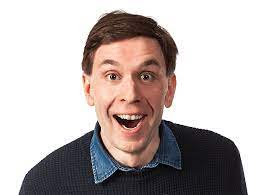
#> input picture mini_task/download (1).jpg, 258 x 195 px, found by its file name
$ jupyter execute Face_eyes_smile_detection.ipynb
#> lines starting #> are read from the running program, lines starting #| are printed output that depends on the picture; after the words box and inside, x2 and y2 are one past the last pixel; in counts of white or black regions, pixels touching at a corner belong together
[cell 1]
import cv2
from google.colab.patches import cv2_imshow

[cell 2]
input_path = "/content/download (1).jpg"
cascade_face_path = "/content/haarcascade_frontalface.xml"
path_cascade_eyes = "/content/haarcascade_eye.xml"
path_cascade_smile = "/content/haarcascade_smile.xml"

[cell 3]
def detection_face_eyes_smile(img_path, cas_face_path, cas_eyes_path, cas_smile_path):
#> called with img_path = '/content/download (1).jpg', cas_face_path = '/content/haarcascade_frontalface.xml', cas_eyes_path = '/content/haarcascade_eye.xml', cas_smile_path = '/content/haarcascade_smile.xml'
    image = cv2.imread(img_path)
#> image is the input picture: shape (195, 258, 3); mean B, G, R 175.2, 176.7, 186
    copy = image.copy()
    gray_image = cv2.cvtColor(image, cv2.COLOR_BGR2GRAY)
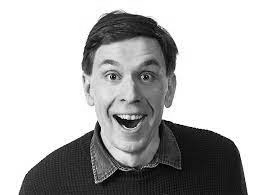
#> gray_image: shape (195, 258); min 0, max 255, mean 179.3
    har_cas_face = cv2.CascadeClassifier(cas_face_path)
    har_cas_eyes = cv2.CascadeClassifier(cas_eyes_path)
    har_cas_smile = cv2.CascadeClassifier(cas_smile_path)
    detection_face = har_cas_face.detectMultiScale(gray_image, 1.5, 8)
#> detection_face = [[70, 30, 122, 122]]
    detection_eyes = []  # Initialize the variable outside the loop
    detection_smile = []

    # face
    for box in detection_face:
        x, y, w, h = box
        cv2.rectangle(image, (x, y), (x + w, y + h), (0, 255, 255), 2)

        # crop face
        crop = gray_image[y:y + h, x:x + w]
        crop_copy = copy[y:y + h, x:x + w]
        cv2.imwrite("face_crop.jpg", crop_copy)

        detection_eyes = har_cas_eyes.detectMultiScale(crop, 1.1, 2)

        for box_eyes in detection_eyes:
            X, Y, W, H = box_eyes
            cv2.rectangle(image, (x + X, y + Y), (x + X + W, y + Y + H), (0, 255, 255), 1)

        detection_smile = har_cas_smile.detectMultiScale(crop, 1.1, 2)
        for box_smile in detection_smile:
            X, Y, W, H = box_smile
            cv2.rectangle(image, (x + X, y + Y), (x + X + W, y + Y + H), (0, 0, 255), 1)
#> this loop made 1 pass
#> (x, y, w, h, detection_eyes, detection_smile) on pass 1: (70, 30, 122, 122, [[29, 33, 26, 26], [64, 35, 23, 23]], [[32, 73, 58, 29]])
#> pass 1, in detection_face_eyes_smile, `crop = gray_image[y:y + h, x:x + w]`:
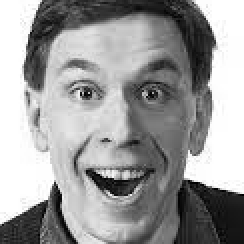
#> crop: shape (122, 122) (shown 2 times larger); min 0, max 255, mean 155
#> pass 1, in detection_face_eyes_smile, `crop_copy = copy[y:y + h, x:x + w]`:
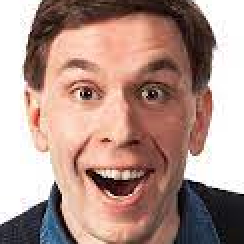
#> crop_copy: shape (122, 122, 3) (shown 2 times larger); mean B, G, R 137.9, 147.1, 177
#> after the loop:
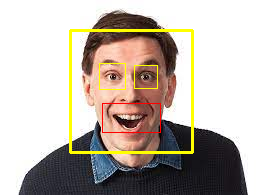
#> image: shape (195, 258, 3); 3.64% of pixels changed, all inside (x1, y1, x2, y2) = (69, 29, 194, 154)

    cv2_imshow(image)
    cv2.waitKey(0)
    cv2.destroyAllWindows()

    return detection_face, detection_eyes, detection_smile

[cell 4]
dtc = detection_face_eyes_smile(input_path, cascade_face_path, path_cascade_eyes, path_cascade_smile)
#> dtc = ([[70, 30, 122, 122]], [[29, 33, 26, 26], [64, 35, 23, 23]], [[32, 73, 58, 29]])

[cell 5]
img_path= "/content/images.jpg"
dtc = detection_face_eyes_smile(img_path, cascade_face_path, path_cascade_eyes, path_cascade_smile)
#> call 2 of detection_face_eyes_smile, with img_path = '/content/images.jpg', cas_face_path = '/content/haarcascade_frontalface.xml', cas_eyes_path = '/content/haarcascade_eye.xml', cas_smile_path = '/content/haarcascade_smile.xml'
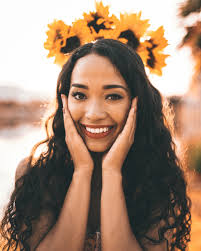
#> input picture mini_task/images.jpg, 201 x 251 px, found by its file name
#> in detection_face_eyes_smile, image is the input picture: shape (251, 201, 3); mean B, G, R 116, 136, 162.7
#> in detection_face_eyes_smile (call 2), `gray_image = cv2.cvtColor(image, cv2.COLOR_BGR2GRAY)`:
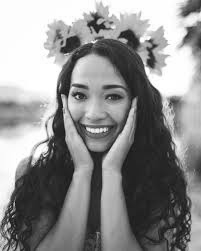
#> gray_image: shape (251, 201); min 5, max 255, mean 141.7
#> in detection_face_eyes_smile (call 2), `detection_face = har_cas_face.detectMultiScale(gray_image, 1.5, 8)`: detection_face = [[55, 64, 81, 81]]
#> the loop in detection_face_eyes_smile (call 2), `for box in detection_face:` made 1 pass
#> (x, y, w, h, detection_eyes, detection_smile) on pass 1: (55, 64, 81, 81, [[13, 20, 23, 23], [43, 21, 24, 24]], [[21, 54, 44, 22]])
#> pass 1, in detection_face_eyes_smile (call 2), `crop = gray_image[y:y + h, x:x + w]`:
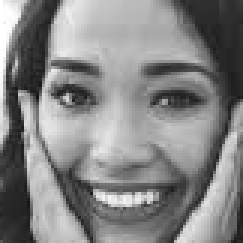
#> crop: shape (81, 81) (shown 3 times larger); min 20, max 255, mean 132.8
#> pass 1, in detection_face_eyes_smile (call 2), `crop_copy = copy[y:y + h, x:x + w]`:
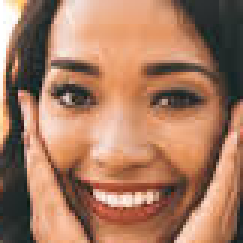
#> crop_copy: shape (81, 81, 3) (shown 3 times larger); mean B, G, R 97.5, 122.3, 167
#> after the loop in detection_face_eyes_smile (call 2), `for box in detection_face:`:
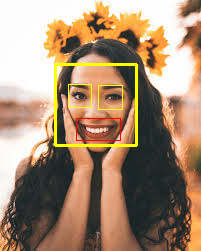
#> image: shape (251, 201, 3); 2.55% of pixels changed, all inside (x1, y1, x2, y2) = (54, 63, 138, 147)
#> dtc = ([[55, 64, 81, 81]], [[13, 20, 23, 23], [43, 21, 24, 24]], [[21, 54, 44, 22]])
